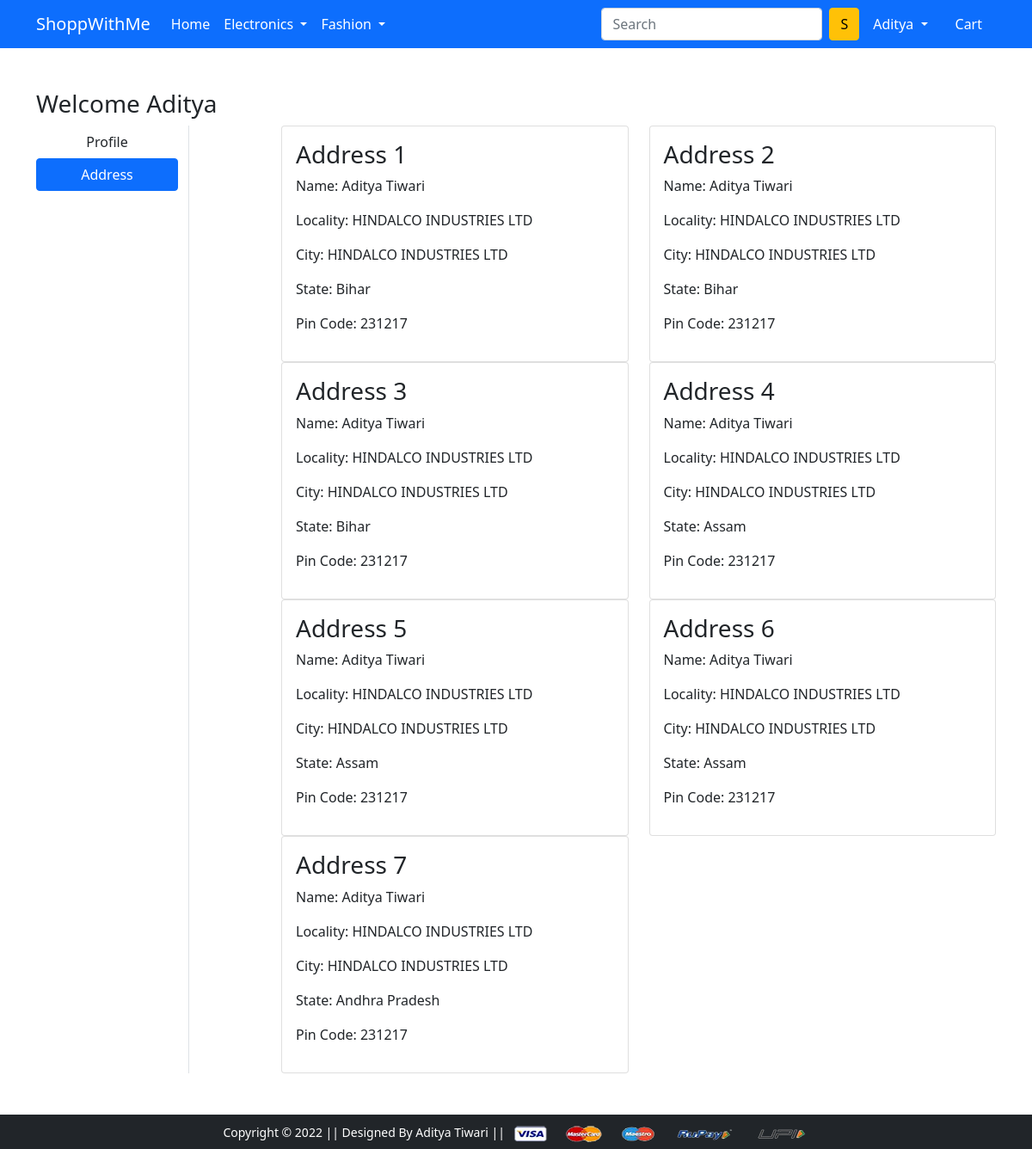
/address/ (signed in), run on the app's committed database.
### app/models.py (models this page shows, shortened)
class Customer(models.Model):
    user = models.ForeignKey(User,on_delete = models.CASCADE)
    name = models.CharField(max_length=200)
    locality = models.CharField(max_length=200)
    city = models.CharField(max_length=50)
    zipcode = models.IntegerField()
    state = models.CharField(choices = STATE_CHOICES,max_length=50)

### app/views.py (the view)
# urls.py: path('address/', views.address, name='address'),
@login_required
def address(request):
    add = Customer.objects.filter(user=request.user)#to get current user details
    return render(request, 'app/address.html',{'add':add,'active':'btn-primary'})

### app/templates/app/address.html (shortened to what this page needs)
{% extends 'app/base.html' %}
{% load static %}
{% block main-content %}
<div class="container my-5">
 <div class="row">
 <h3>Welcome {{request.user.username|capfirst}}</h3>
  <div class="col-sm-2 border-end">
   <ul class="list-unstyled">
    <li class="d-grid"><a href="{% url 'profile' %}" class="btn">Profile</a></li>
    <li class="d-grid"><a href="{% url 'address' %}" class="btn {{active}}">Address</a></li>
   </ul>
  </div>
  <div class="col-sm-9 offset-sm-1">
   <div class="row">
    {% for ad in add %}
    <div class="col-sm-6">
     <div class="card">
      <div class="card-body">
       <h3>Address {{forloop.counter}}</h3>
       <p>Name: {{ad.name}}</p>
       <p>Locality: {{ad.locality}}</p>
       <p>City: {{ad.city}}</p>
       <p>State: {{ad.state}}</p>
       <p>Pin Code: {{ad.zipcode}}</p>
      </div>
     </div>
    </div>
    {% endfor %}
   </div>
  </div>
 </div>
</div>
{% endblock main-content %}

### app/templates/app/base.html (shortened to what this page needs)
<!doctype html>
{% load static %}
<html lang="en">
  <head>
    <link href="https://cdn.jsdelivr.net/npm/bootstrap@5.0.0-beta1/dist/css/bootstrap.min.css" rel="stylesheet">
    <link rel="stylesheet" href="{% static 'app/css/owl.carousel.min.css' %}">
    <link rel="stylesheet" href="{% static 'app/css/all.min.css' %}">
    <link rel="stylesheet" href="{% static 'app/css/style.css' %}">
  </head>
  <body>
    <nav class="navbar navbar-expand-lg navbar-dark bg-primary">
     <div class="container">
       <a class="navbar-brand" href="/">ShoppWithMe</a>
       <div class="collapse navbar-collapse" id="navbarSupportedContent">
         <ul class="navbar-nav me-auto mb-2 mb-lg-0">
           <li class="nav-item">
             <a class="nav-link active" aria-current="page" href="/">Home</a>
           </li>
           <li class="nav-item dropdown">
             <a class="nav-link dropdown-toggle text-white" href="#" id="electronicsDropdown" role="button" data-bs-toggle="dropdown" aria-expanded="false">
               Electronics
             </a>
           </li>
           <li class="nav-item dropdown">
             <a class="nav-link dropdown-toggle text-white" href="#" id="fashionDropdown" role="button" data-bs-toggle="dropdown" aria-expanded="false">
               Fashion
             </a>
           </li>
         </ul>
         <form class="d-flex">
           <input class="form-control me-2" type="search" placeholder="Search" aria-label="Search">
           <button class="btn btn-warning" type="submit">S</button>
         </form>
         <div>
          <ul class="navbar-nav me-auto mb-2 mb-lg-0">
            {% if request.user.is_authenticated %}
           <li class="nav-item dropdown mx-2">
              <a class="nav-link dropdown-toggle text-white" href="#" id="profileDropdown" role="button" data-bs-toggle="dropdown" aria-expanded="false">
                {{request.user.username|capfirst}}
              </a>
            </li>
            <li class="nav-item mx-2">
             <a href="{% url 'showcart' %}" class="nav-link text-white"> Cart </a>
            </li>
            {% endif %}
          </ul>
         </div>
       </div>
     </div>
    </nav>
    {% block main-content %} {% endblock main-content %}
    <footer class="container-fluid bg-dark text-center p-2 mt-5">
        <small class="text-white">Copyright &copy; 2022 || Designed By Aditya Tiwari || </small>
        <img src="{% static 'app/images/payment.png' %}" alt="" srcset="" class="img-fluid" height="2px">
    </footer>
  </body>
</html>

### data on the page
Customer: name "Aditya Tiwari", locality "HINDALCO INDUSTRIES LTD", city "HINDALCO INDUSTRIES LTD", state "Bihar", zipcode "231217"
Customer: name "Aditya Tiwari", locality "HINDALCO INDUSTRIES LTD", city "HINDALCO INDUSTRIES LTD", state "Bihar", zipcode "231217"
Customer: name "Aditya Tiwari", locality "HINDALCO INDUSTRIES LTD", city "HINDALCO INDUSTRIES LTD", state "Bihar", zipcode "231217"
Customer: name "Aditya Tiwari", locality "HINDALCO INDUSTRIES LTD", city "HINDALCO INDUSTRIES LTD", state "Assam", zipcode "231217"
Customer: name "Aditya Tiwari", locality "HINDALCO INDUSTRIES LTD", city "HINDALCO INDUSTRIES LTD", state "Assam", zipcode "231217"
Customer: name "Aditya Tiwari", locality "HINDALCO INDUSTRIES LTD", city "HINDALCO INDUSTRIES LTD", state "Assam", zipcode "231217"
Customer: name "Aditya Tiwari", locality "HINDALCO INDUSTRIES LTD", city "HINDALCO INDUSTRIES LTD", state "Andhra Pradesh", zipcode "231217"

### other printed values
{{ request.user.username|capfirst }} "Aditya"
